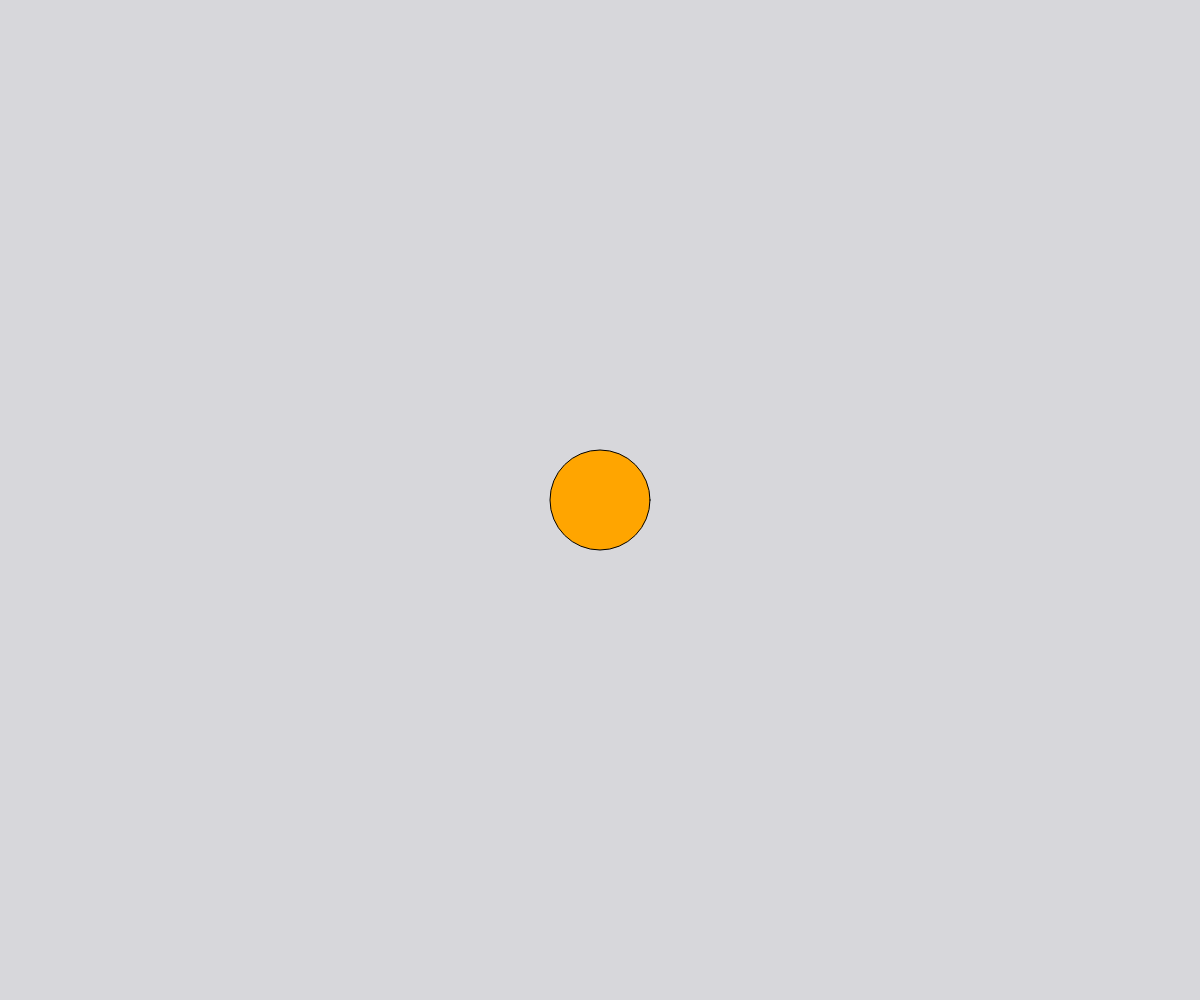
Frame 1 (no input)
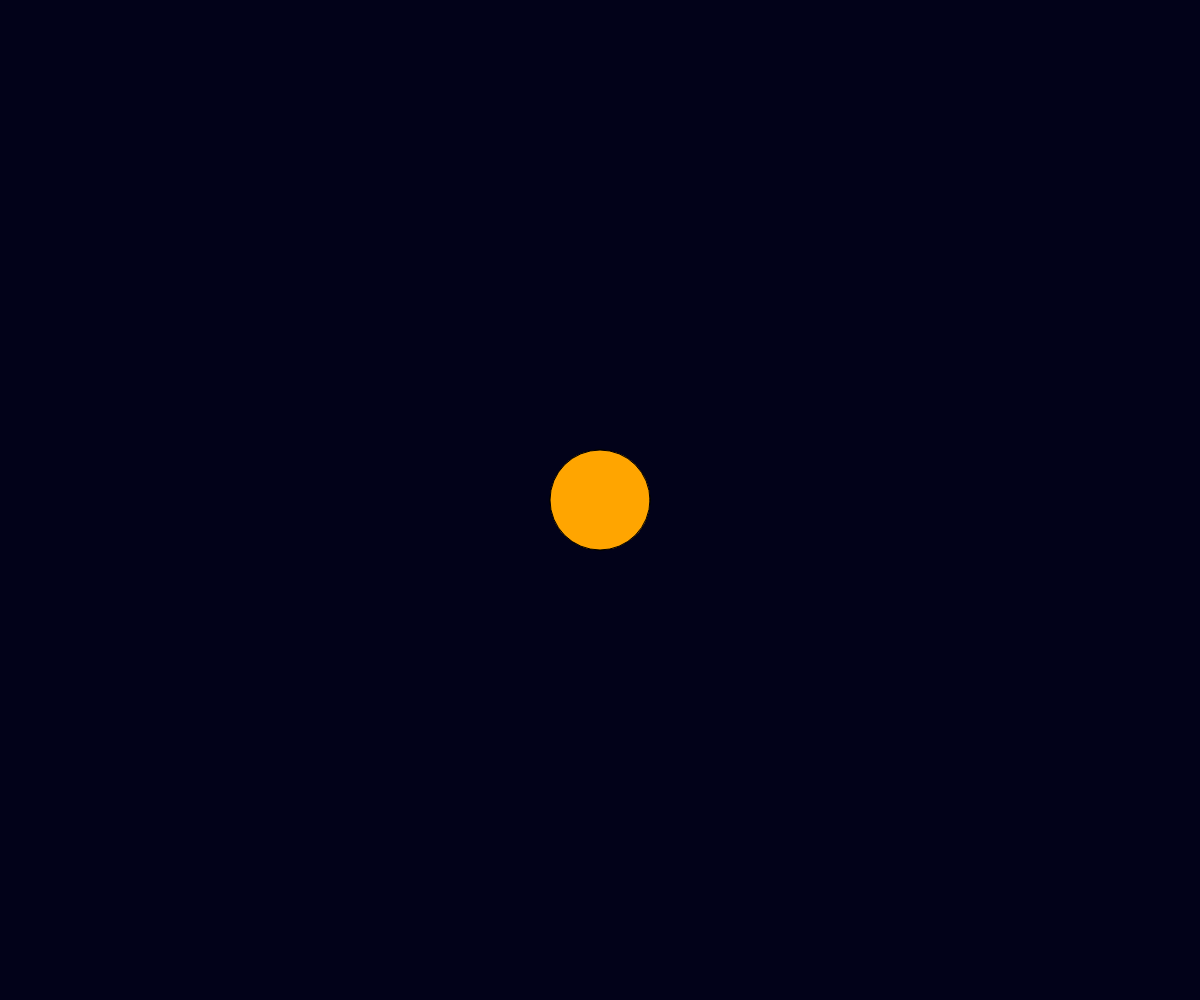
Frame 60 (no input)
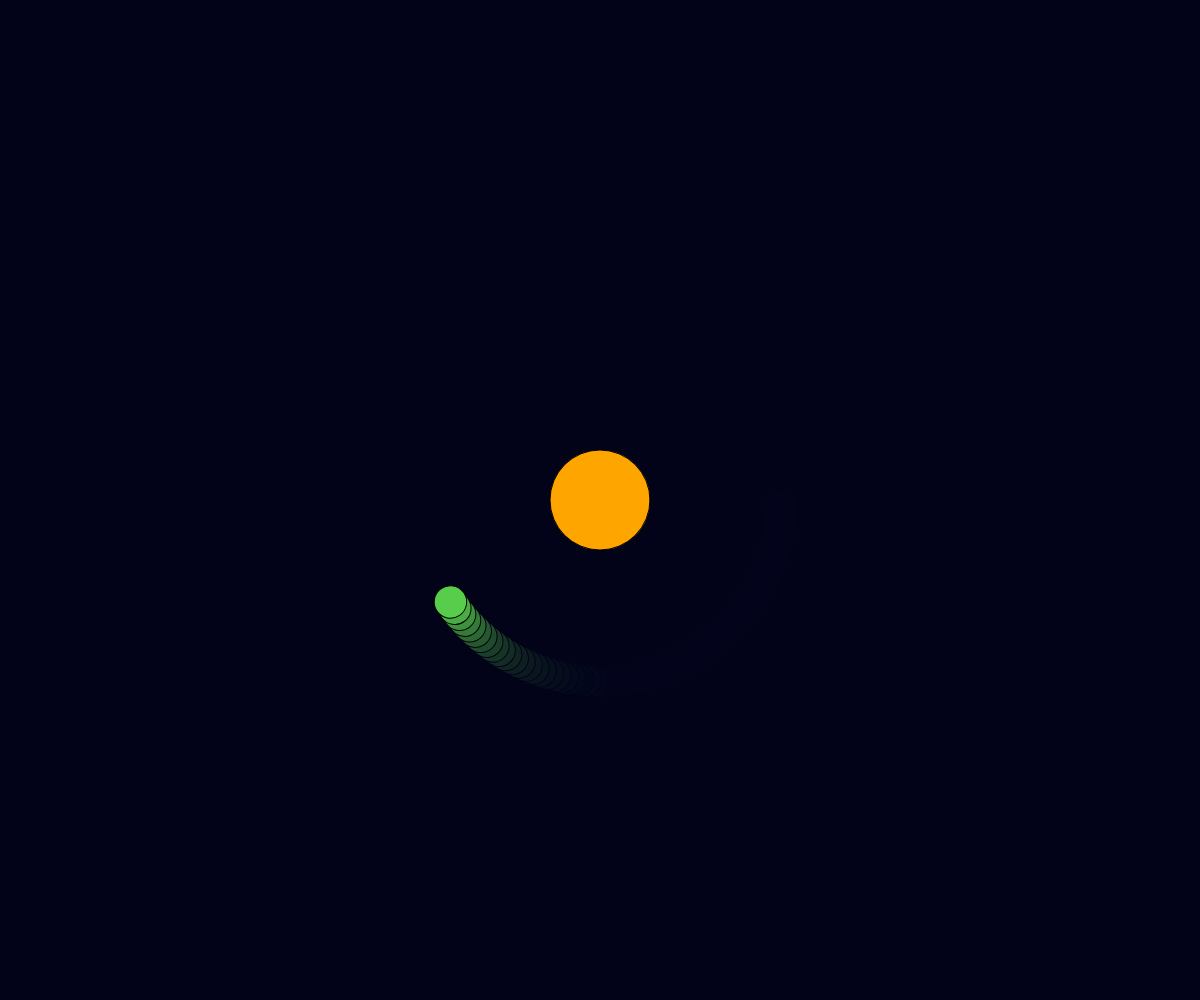
Frame 120 (the mouse pressed at the canvas centre since frame 60)

The p5.js sketch that drew these frames (run headless with seeded random() and noise() and a simulated clock; from frame 60 on, the mouse is pressed at the canvas centre):

// p5.js sketch
// ── sketch.js
// Planets and Moons (OOP)
// Meixi Yao
// March 26th, 2026

// Globals
let myPlanet;


function setup() {
  createCanvas(windowWidth, windowHeight);
  angleMode(DEGREES);
  myPlanet = new Planet(width/2, height/2);
}

function draw() {
  background(0, 0, 30, 40);
  myPlanet.display();
}

function mousePressed(){
  //regular click -> Add moon
  if(keyIsPressed && keyCode === SHIFT){
    myPlanet = new Planet(width/2, height/2);
  }
  else myPlanet.createMoon();
}

function keyPressed(){
  if(keyCode !== SHIFT){
    myPlanet.x = mouseX;
    myPlanet.y = mouseY;
  }
}

class Planet{
  // Constructor
  constructor(x, y){
    this.x = x;   this.y = y;   this.s = 100;
    this.moons = [];
  }

  // Class methods
  createMoon(){
    this.moons.push(new Moon());
  }
  
  display(){
    //draw the planet plus all of its moons
    fill("orange");
    circle(this.x, this.y, this.s);

    //for the moons
    for(let m of this.moons){
      m.update(this.x, this.y);
    }

  }
}

class Moon{
  // constructor
  constructor(){
    this.speed = random(1, 3);  //angular speed
    this.angle = 0;
    this.orbitRadius = random(150, 300);
    this.s = random(10, 40);
    this.color = random(255);
    this.color2 = random(255);
    this.color3 = random(255);
  }

  //class methods
  move(){
    this.angle += this.speed;
  }

  display(x, y){
    push();
    translate(x, y);
    rotate(this.angle);
    fill(this.color, this.color2, this.color3);
    circle(this.orbitRadius, 0, this.s);
    pop();
  }

  update(x, y){
    // helper to handle all internal method calls
    this.move();
    this.display(x, y);
  }
}
